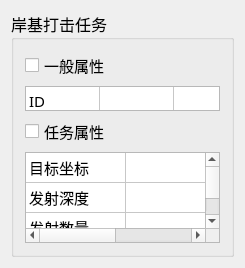
<?xml version="1.0" encoding="UTF-8"?>
<ui version="4.0">
 <class>ShoreBasedStrikeTaskEditorClass</class>
 <widget class="ITaskEditor" name="ShoreBasedStrikeTaskEditorClass">
  <property name="geometry">
   <rect>
    <x>0</x>
    <y>0</y>
    <width>245</width>
    <height>268</height>
   </rect>
  </property>
  <property name="windowTitle">
   <string>ShoreBasedStrikeTaskEditor</string>
  </property>
  <layout class="QVBoxLayout" name="verticalLayout_4">
   <item>
    <widget class="QGroupBox" name="groupBox">
     <property name="font">
      <font>
       <family>黑体</family>
       <pointsize>12</pointsize>
       <weight>50</weight>
       <bold>false</bold>
      </font>
     </property>
     <property name="title">
      <string>岸基打击任务</string>
     </property>
     <layout class="QVBoxLayout" name="verticalLayout_3" stretch="2,4">
      <item>
       <layout class="QVBoxLayout" name="verticalLayout">
        <item>
         <widget class="QCheckBox" name="checkBox">
          <property name="font">
           <font>
            <family>黑体</family>
            <pointsize>11</pointsize>
            <weight>50</weight>
            <bold>false</bold>
           </font>
          </property>
          <property name="text">
           <string>一般属性</string>
          </property>
         </widget>
        </item>
        <item>
         <widget class="QTableWidget" name="tb_patroDetectlId">
          <property name="maximumSize">
           <size>
            <width>16777215</width>
            <height>25</height>
           </size>
          </property>
          <property name="font">
           <font>
            <family>黑体</family>
            <pointsize>11</pointsize>
            <weight>50</weight>
            <bold>false</bold>
           </font>
          </property>
          <attribute name="horizontalHeaderVisible">
           <bool>false</bool>
          </attribute>
          <attribute name="horizontalHeaderDefaultSectionSize">
           <number>74</number>
          </attribute>
          <attribute name="horizontalHeaderHighlightSections">
           <bool>true</bool>
          </attribute>
          <attribute name="horizontalHeaderShowSortIndicator" stdset="0">
           <bool>false</bool>
          </attribute>
          <attribute name="verticalHeaderVisible">
           <bool>false</bool>
          </attribute>
          <row>
           <property name="text">
            <string>新建行</string>
           </property>
          </row>
          <column>
           <property name="text">
            <string>新建列</string>
           </property>
          </column>
          <column>
           <property name="text">
            <string>新建列</string>
           </property>
          </column>
          <item row="0" column="0">
           <property name="text">
            <string>ID</string>
           </property>
          </item>
          <item row="0" column="1">
           <property name="text">
            <string/>
           </property>
          </item>
         </widget>
        </item>
       </layout>
      </item>
      <item>
       <layout class="QVBoxLayout" name="verticalLayout_2">
        <item>
         <widget class="QCheckBox" name="checkBox_2">
          <property name="font">
           <font>
            <family>黑体</family>
            <pointsize>11</pointsize>
            <weight>50</weight>
            <bold>false</bold>
           </font>
          </property>
          <property name="text">
           <string>任务属性</string>
          </property>
         </widget>
        </item>
        <item>
         <widget class="QTableWidget" name="tableWidget">
          <property name="font">
           <font>
            <family>黑体</family>
            <pointsize>11</pointsize>
            <weight>50</weight>
            <bold>false</bold>
           </font>
          </property>
          <attribute name="horizontalHeaderVisible">
           <bool>false</bool>
          </attribute>
          <attribute name="verticalHeaderVisible">
           <bool>false</bool>
          </attribute>
          <row>
           <property name="text">
            <string>新建行</string>
           </property>
          </row>
          <row>
           <property name="text">
            <string>新建行</string>
           </property>
          </row>
          <row>
           <property name="text">
            <string>新建行</string>
           </property>
          </row>
          <column>
           <property name="text">
            <string>新建列</string>
           </property>
          </column>
          <column>
           <property name="text">
            <string>新建列</string>
           </property>
          </column>
          <item row="0" column="0">
           <property name="text">
            <string>目标坐标</string>
           </property>
          </item>
          <item row="1" column="0">
           <property name="text">
            <string>发射深度</string>
           </property>
          </item>
          <item row="2" column="0">
           <property name="text">
            <string>发射数量</string>
           </property>
          </item>
         </widget>
        </item>
       </layout>
      </item>
     </layout>
    </widget>
   </item>
  </layout>
 </widget>
 <layoutdefault spacing="6" margin="11"/>
 <customwidgets>
  <customwidget>
   <class>ITaskEditor</class>
   <extends>QWidget</extends>
   <header>itaskeditor.h</header>
   <container>1</container>
  </customwidget>
 </customwidgets>
 <resources/>
 <connections/>
</ui>
